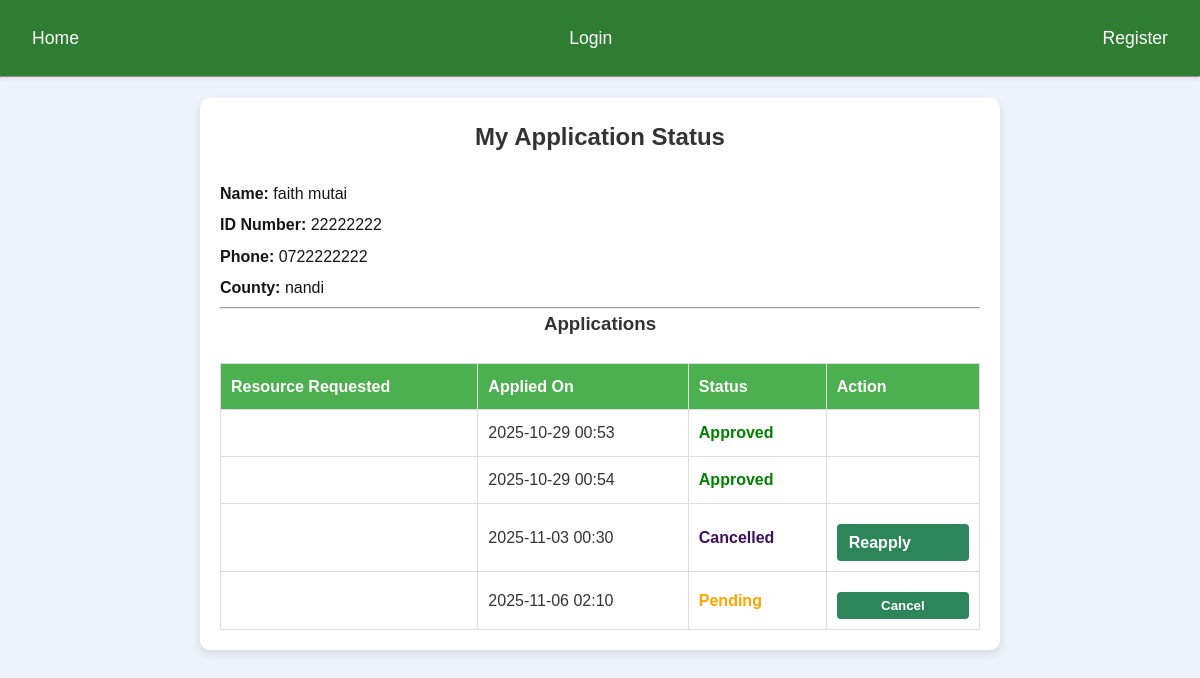
The page /status/22222222/ on the database as committed earlier.
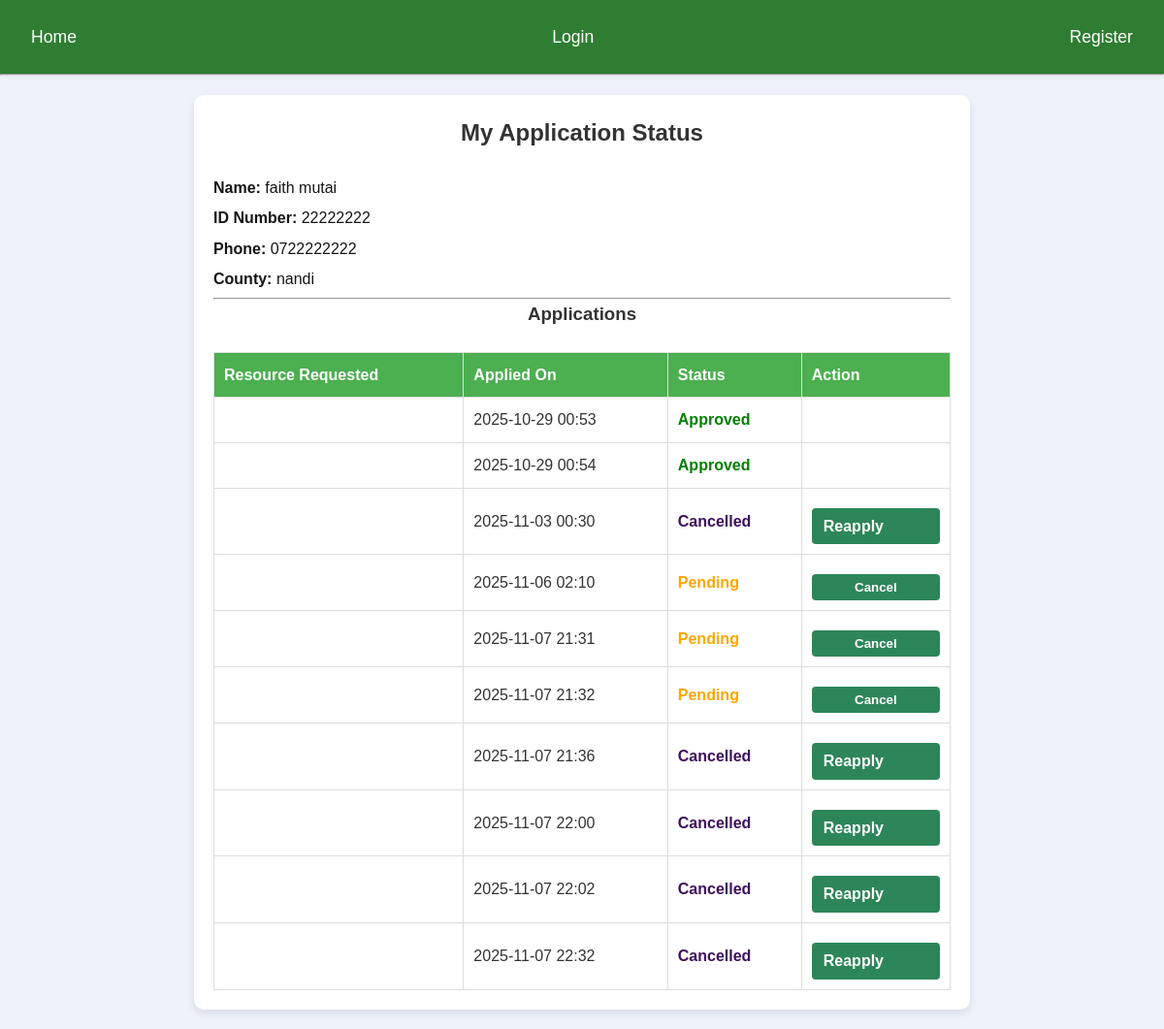
The same page on the database as committed later.
### core/models.py (models this page shows, shortened)
class Farmer(models.Model):
    user = models.OneToOneField(settings.AUTH_USER_MODEL, on_delete=models.CASCADE)
    full_name = models.CharField(max_length=200)
    id_number = models.CharField(max_length=50, unique=True)
    phone_number = models.CharField(max_length=20)
    email = models.EmailField(blank=True, null=True)
    county = models.CharField(max_length=100)
    sub_county = models.CharField(max_length=100)
    ward = models.CharField(max_length=100)
    farm_size = models.DecimalField(max_digits=10, decimal_places=2)
    farming_type = models.CharField(
        max_length=50,
        choices=[
            ('crop', 'Crop Farming'),
            ('livestock', 'Livestock Farming'),
            ('mixed', 'Mixed Farming'),
        ],
        blank=True,
        null=True
    )
    date_registered = models.DateTimeField(auto_now_add=True)
    latitude = models.DecimalField(max_digits=9, decimal_places=6, blank=True, null=True)
    longitude = models.DecimalField(max_digits=9, decimal_places=6, blank=True, null=True)
    created_at = models.DateTimeField(auto_now_add=True)

class AidApplication(models.Model):
    farmer = models.ForeignKey(Farmer, on_delete=models.CASCADE, related_name="applications")
    aid_item = models.ForeignKey(AidItem, on_delete=models.SET_NULL, null=True, blank=True)
    sub_aid_item = models.ForeignKey('SubAidItem', on_delete=models.SET_NULL, null=True, blank=True)  # ✅ New field
    quantity_requested = models.PositiveIntegerField(default=0)
    status = models.CharField(
        max_length=50,
        choices=[
            ('pending', 'Pending'),
            ('approved', 'Approved'),
            ('rejected', 'Rejected'),
            ('cancelled', 'Cancelled'),
        ],
        default='pending'
    )
    applied_at = models.DateTimeField(auto_now_add=True)

### core/views.py (the view)
# urls.py: path("status/<id_number>/", views.status_view, name="status"),
def status_view(request, id_number):
    farmer = get_object_or_404(Farmer, id_number=id_number)
    applications = AidApplication.objects.filter(farmer=farmer)
    return render(request, "core/status.html", {
        "farmer": farmer,
        "applications": applications
    })

### core/templates/core/status.html (shortened to what this page needs)
{% extends "base.html" %}
{% block content %}
<div class="status-container">
    <h2>My Application Status</h2>
    <div class="farmer-details">
        <p><strong>Name:</strong> {{ farmer.full_name }}</p>
        <p><strong>ID Number:</strong> {{ farmer.id_number }}</p>
        <p><strong>Phone:</strong> {{ farmer.phone_number }}</p>
        <p><strong>County:</strong> {{ farmer.county }}</p>
    </div>
    <hr>
    {% if farmer.applications.all %}
        <h3>Applications</h3>
        <table class="applications-table">
            <thead>
                <tr>
                    <th>Resource Requested</th>
                    <th>Applied On</th>
                    <th>Status</th>
                    <th>Action</th>
                </tr>
            </thead>
            <tbody>
                {% for application in farmer.applications.all %}
                <tr>
                    <td>{{ application.resources_needed }}</td>
                    <td>{{ application.applied_at|date:"Y-m-d H:i" }}</td>
                    <td class="status {{ application.status|lower }}">
                        {{ application.get_status_display }}
                    </td>
                  <td>
    {% if application.status == 'pending' %}
        <form method="POST" action="{% url 'cancel_application' application.id %}">
            <button type="submit" class="btn delete-btn">Cancel</button>
        </form>
    {% elif application.status == 'rejected' or application.status == 'cancelled' %}
        <a href="{% url 'reapply_application' application.id %}" class="btn btn-warning btn-sm">Reapply</a>
    {% endif %}
</td>
                </tr>
                {% endfor %}
            </tbody>
        </table>
    {% else %}
        <p>You haven’t submitted any applications yet.</p>
    {% endif %}
</div>
{% endblock %}

### templates/base.html (shortened to what this page needs)
{% load static %}
<!DOCTYPE html>
<html lang="en">
<head>
    <link rel="stylesheet" href="{% static 'core/css/styles.css' %}">
</head>
<body>
    <nav>
        <a href="{% url 'index' %}">Home</a>
        {% if user.is_authenticated %}
            <a href="{% url 'dashboard' %}">Dashboard</a>
            {% if farmer %}
    <a href="{% url 'status' farmer.id_number %}">View Status</a>
{% endif %}
 <a href="{% url 'apply_aid' %}">Apply for Aid</a>
 <a href="{% url 'contact' %}">Contact</a>
 <a href="{% url 'profile_update' %}">Edit Profile</a>
            <a href="{% url 'logout' %}">Logout</a>
        {% else %}
            <a href="{% url 'login' %}">Login</a>
            <a href="{% url 'register' %}">Register</a>
        {% endif %}
    </nav>
    <hr>
    {% block content %}{% endblock %}
</body>
</html>

### core/static/core/css/styles.css (style rules this page uses)
* { margin: 0; padding: 0; box-sizing: border-box; }
body { margin: 0; font-family: "Segoe UI", Tahoma, Geneva, Verdana, sans-serif; color: #333; line-height: 1.6; background-color: #f9f9f9; }
h1, h2, h3 { font-weight: bold; margin-bottom: 15px; color: #000; }
p { margin-bottom: 15px; font-size: 20px; color: #161515; }
nav { background-color: #2e7d32; padding: 1rem; display: flex; justify-content: space-between; align-items: center; position: sticky; top: 0; z-index: 1000; box-shadow: 0 2px 4px rgba(0, 0, 0, 0.1); }
nav a { color: #fff; text-decoration: none; font-size: 1.1rem; padding: 0.5rem 1rem; transition: background-color 0.3s ease, color 0.3s ease; }
.btn { background: #007bff; color: white; border: none; padding: 10px 15px; border-radius: 10px; cursor: pointer; width: 100%; }
.status-container { max-width: 800px; margin: 20px auto; padding: 20px; background: #fff; border-radius: 10px; box-shadow: 0 4px 8px rgba(0,0,0,0.1); }
.farmer-details p { font-size: 16px; margin: 6px 0; }
.applications-table { width: 100%; border-collapse: collapse; margin-top: 15px; }
.applications-table th, .applications-table td { border: 1px solid #ddd; padding: 10px; text-align: left; }
.applications-table th { background: #4CAF50; color: white; }
.status.pending { color: orange; font-weight: bold; }
.status.approved { color: green; font-weight: bold; }
.status.cancelled { color: #3f105e; font-weight: bold; }
.btn { display: inline-block; padding: 10px 20px; margin-top: 10px; background-color: rgb(91, 174, 230); color: white; text-decoration: none; border-radius: 5px; }
body { background-color: #f8faf8; font-family: "Poppins", sans-serif; color: #333; }
h2 { font-weight: 600; color: #0d0d0e; text-align: center; margin-bottom: 20px; }
h2 { text-align: center; font-weight: bold; color: #2c3e50; }
body { background-color: #f5f9ff; font-family: "Poppins", sans-serif; margin: 0; padding: 0; }
.btn { background-color: #42a5f5; color: #fff; padding: 0.8rem 1.6rem; border-radius: 10px; font-weight: 600; text-decoration: none; transition: background-color 0.3s ease, transform 0.3s ease; }
h2, h3 { text-align: center; color: #333; margin-bottom: 1.5rem; }
body { background-color: #f3f7fc; font-family: "Poppins", sans-serif; }
body { background-color: #eef3fb; font-family: "Poppins", sans-serif; }
.btn { background-color: #2d8659; color: white; padding: 6px 12px; border-radius: 4px; text-decoration: none; }

Rows that differ between the two databases and show on the page:
added AidApplication: applied_at "2025-11-07 21:31", status "Pending", shows "Cancel"
added AidApplication: applied_at "2025-11-07 21:32", status "Pending", shows "Cancel"
added AidApplication: applied_at "2025-11-07 21:36", status "Cancelled", shows "Reapply"
added AidApplication: applied_at "2025-11-07 22:00", status "Cancelled", shows "Reapply"
added AidApplication: applied_at "2025-11-07 22:02", status "Cancelled", shows "Reapply"
added AidApplication: applied_at "2025-11-07 22:32", status "Cancelled", shows "Reapply"
